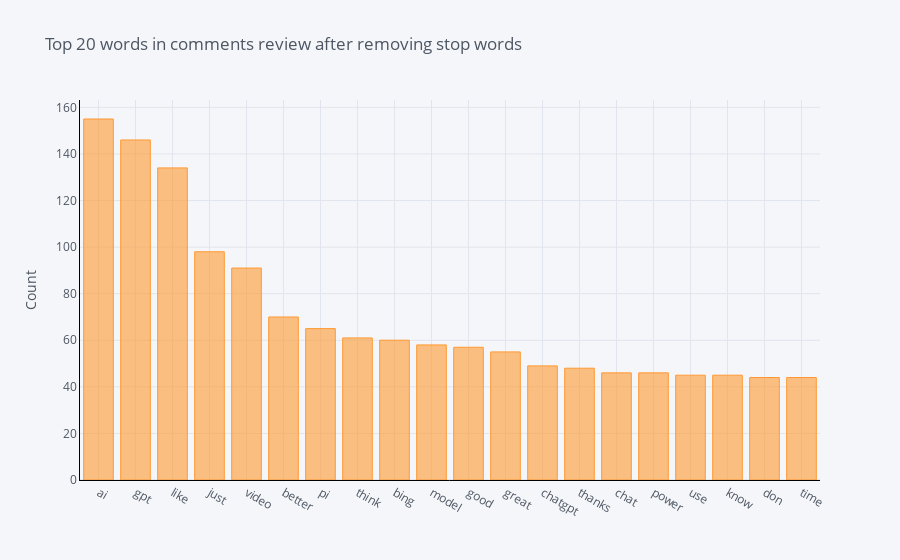
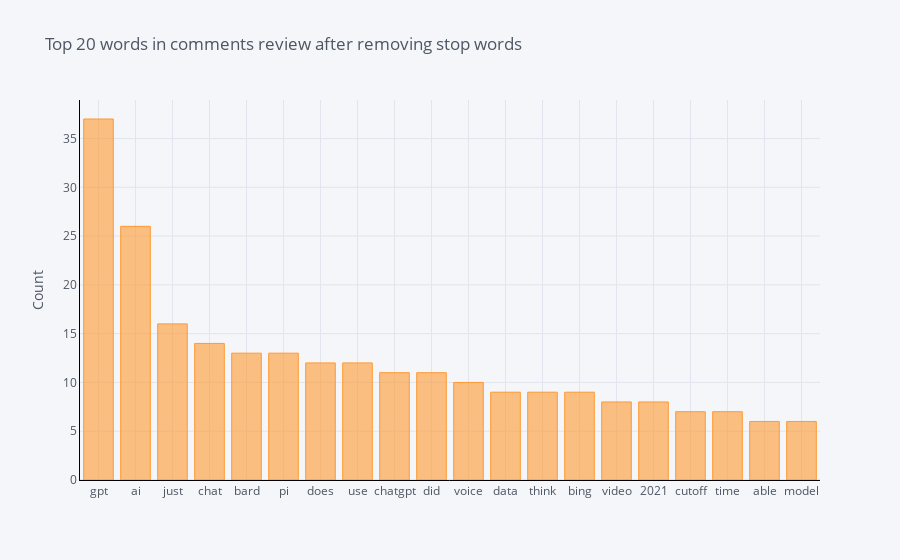
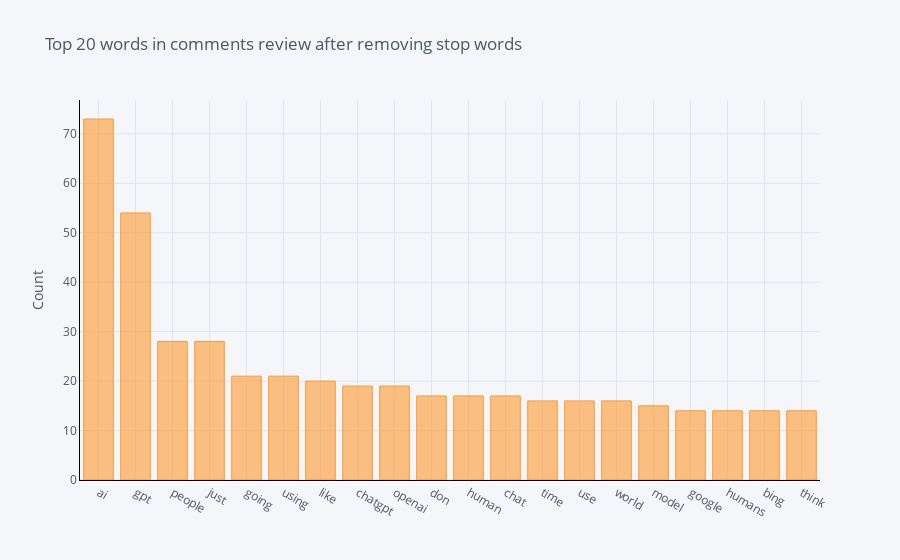

Here is the notebook cell these charts were saved with, in order:
### Markdown cell above
# Positive, Neutral and Negative Sentiments at Uni/Bi and Trigram level

### Code cell
# Unigram

def get_top_n_words(corpus, n=None):
        vec = CountVectorizer(stop_words = list(stop_words)).fit(corpus)
        bag_of_words = vec.transform(corpus)
        sum_words = bag_of_words.sum(axis=0) 
        words_freq = [(word, sum_words[0, idx]) for word, idx in vec.vocabulary_.items()]
        words_freq =sorted(words_freq, key = lambda x: x[1], reverse=True)
        return words_freq[:n]

print('Unigrams. From top to bottom: positive, neutral and negative sentiments')    
sent_dfs = [pos_df, neu_df, neg_df]
for i in sent_dfs:
    
    common_words = get_top_n_words(i['text'], 20)
    # for word, freq in common_words:
    #     print(word, freq)
    df2 = pd.DataFrame(common_words, columns = ['CommentsText' , 'count'])
    df2.groupby('CommentsText').sum()['count'].sort_values(ascending=False).iplot(kind='bar', yTitle='Count', linecolor='black', title='Top 20 words in comments review after removing stop words')

### Figure 1 — Plotly figure (JSON) as saved in the notebook; plotly's stock layout.template omitted (floating-point values rounded to 4 significant figures)
{"data": [{"marker": {"color": "rgba(255, 153, 51, 0.6)", "line": {"color": "rgba(255, 153, 51, 1.0)", "width": 1}}, "name": "count", "orientation": "v", "text": "", "type": "bar", "x": ["ai", "gpt", "like", "just", "video", "better", "pi", "think", "bing", "model", "good", "great", "chatgpt", "thanks", "chat", "power", "use", "know", "don", "time"], "y": [155, 146, 134, 98, 91, 70, 65, 61, 60, 58, 57, 55, 49, 48, 46, 46, 45, 45, 44, 44]}], "layout": {"legend": {"bgcolor": "#F5F6F9", "font": {"color": "#4D5663"}}, "paper_bgcolor": "#F5F6F9", "plot_bgcolor": "#F5F6F9", "title": {"font": {"color": "#4D5663"}, "text": "Top 20 words in comments review after removing stop words"}, "xaxis": {"gridcolor": "#E1E5ED", "linecolor": "black", "showgrid": true, "tickfont": {"color": "#4D5663"}, "title": {"font": {"color": "#4D5663"}, "text": ""}, "zerolinecolor": "#E1E5ED"}, "yaxis": {"gridcolor": "#E1E5ED", "linecolor": "black", "showgrid": true, "tickfont": {"color": "#4D5663"}, "title": {"font": {"color": "#4D5663"}, "text": "Count"}, "zerolinecolor": "#E1E5ED"}}}

### Figure 2 — Plotly figure (JSON) as saved in the notebook; plotly's stock layout.template omitted (floating-point values rounded to 4 significant figures)
{"data": [{"marker": {"color": "rgba(255, 153, 51, 0.6)", "line": {"color": "rgba(255, 153, 51, 1.0)", "width": 1}}, "name": "count", "orientation": "v", "text": "", "type": "bar", "x": ["gpt", "ai", "just", "chat", "bard", "pi", "does", "use", "chatgpt", "did", "voice", "data", "think", "bing", "video", "2021", "cutoff", "time", "able", "model"], "y": [37, 26, 16, 14, 13, 13, 12, 12, 11, 11, 10, 9, 9, 9, 8, 8, 7, 7, 6, 6]}], "layout": {"legend": {"bgcolor": "#F5F6F9", "font": {"color": "#4D5663"}}, "paper_bgcolor": "#F5F6F9", "plot_bgcolor": "#F5F6F9", "title": {"font": {"color": "#4D5663"}, "text": "Top 20 words in comments review after removing stop words"}, "xaxis": {"gridcolor": "#E1E5ED", "linecolor": "black", "showgrid": true, "tickfont": {"color": "#4D5663"}, "title": {"font": {"color": "#4D5663"}, "text": ""}, "zerolinecolor": "#E1E5ED"}, "yaxis": {"gridcolor": "#E1E5ED", "linecolor": "black", "showgrid": true, "tickfont": {"color": "#4D5663"}, "title": {"font": {"color": "#4D5663"}, "text": "Count"}, "zerolinecolor": "#E1E5ED"}}}

### Figure 3 — Plotly figure (JSON) as saved in the notebook; plotly's stock layout.template omitted (floating-point values rounded to 4 significant figures)
{"data": [{"marker": {"color": "rgba(255, 153, 51, 0.6)", "line": {"color": "rgba(255, 153, 51, 1.0)", "width": 1}}, "name": "count", "orientation": "v", "text": "", "type": "bar", "x": ["ai", "gpt", "people", "just", "going", "using", "like", "chatgpt", "openai", "don", "human", "chat", "time", "use", "world", "model", "google", "humans", "bing", "think"], "y": [73, 54, 28, 28, 21, 21, 20, 19, 19, 17, 17, 17, 16, 16, 16, 15, 14, 14, 14, 14]}], "layout": {"legend": {"bgcolor": "#F5F6F9", "font": {"color": "#4D5663"}}, "paper_bgcolor": "#F5F6F9", "plot_bgcolor": "#F5F6F9", "title": {"font": {"color": "#4D5663"}, "text": "Top 20 words in comments review after removing stop words"}, "xaxis": {"gridcolor": "#E1E5ED", "linecolor": "black", "showgrid": true, "tickfont": {"color": "#4D5663"}, "title": {"font": {"color": "#4D5663"}, "text": ""}, "zerolinecolor": "#E1E5ED"}, "yaxis": {"gridcolor": "#E1E5ED", "linecolor": "black", "showgrid": true, "tickfont": {"color": "#4D5663"}, "title": {"font": {"color": "#4D5663"}, "text": "Count"}, "zerolinecolor": "#E1E5ED"}}}
